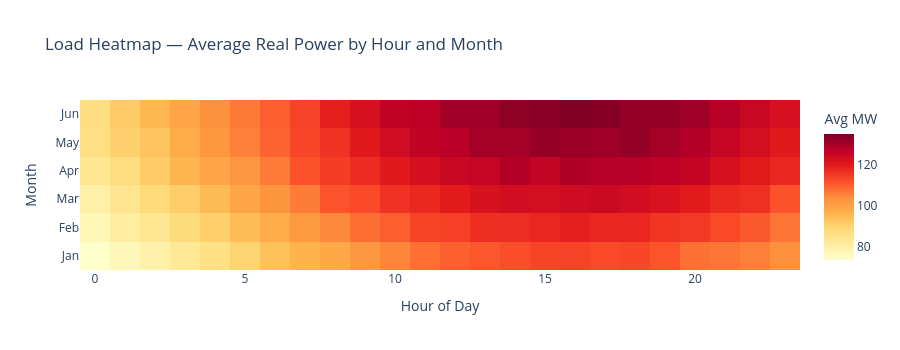

The code cell stored with this chart in its notebook:
### Markdown cell above
---
## Plot 3 — Load Heatmap

Average real power by hour of day and month. Hover over any cell for the exact value.

### Code cell
pivot = (
    df.groupby(['month', 'hour'])['real_power_mw']
    .mean()
    .unstack()
)

month_names = ['Jan','Feb','Mar','Apr','May','Jun']
y_labels    = [month_names[m - 1] for m in pivot.index]

fig = go.Figure(go.Heatmap(
    z=pivot.values,
    x=list(pivot.columns),
    y=y_labels,
    colorscale='YlOrRd',
    colorbar=dict(title='Avg MW'),
    hovertemplate='Hour: %{x}<br>Month: %{y}<br>Avg Power: %{z:.1f} MW<extra></extra>',
))

fig.update_layout(
    title='Load Heatmap — Average Real Power by Hour and Month',
    xaxis_title='Hour of Day',
    yaxis_title='Month',
    height=350,
    template='plotly_white',
)

fig.show()

### Figure 1 — Plotly figure (JSON) as saved in the notebook; plotly's stock layout.template omitted (floating-point values rounded to 4 significant figures; data arrays with more than 128 entries replaced by an {"elided": "..."} marker saying what was removed)
{"data": [{"colorbar": {"title": {"text": "Avg MW"}}, "colorscale": [[0, "rgb(255,255,204)"], [0.125, "rgb(255,237,160)"], [0.25, "rgb(254,217,118)"], [0.375, "rgb(254,178,76)"], [0.5, "rgb(253,141,60)"], [0.625, "rgb(252,78,42)"], [0.75, "rgb(227,26,28)"], [0.875, "rgb(189,0,38)"], [1, "rgb(128,0,38)"]], "hovertemplate": "Hour: %{x}<br>Month: %{y}<br>Avg Power: %{z:.1f} MW<extra></extra>", "type": "heatmap", "x": [0, 1, 2, 3, 4, 5, 6, 7, 8, 9, 10, 11, 12, 13, 14, 15, 16, 17, 18, 19, 20, 21, 22, 23], "y": ["Jan", "Feb", "Mar", "Apr", "May", "Jun"], "z": {"elided": "6x24 float values"}}], "layout": {"height": 350, "title": {"text": "Load Heatmap — Average Real Power by Hour and Month"}, "xaxis": {"title": {"text": "Hour of Day"}}, "yaxis": {"title": {"text": "Month"}}}}
